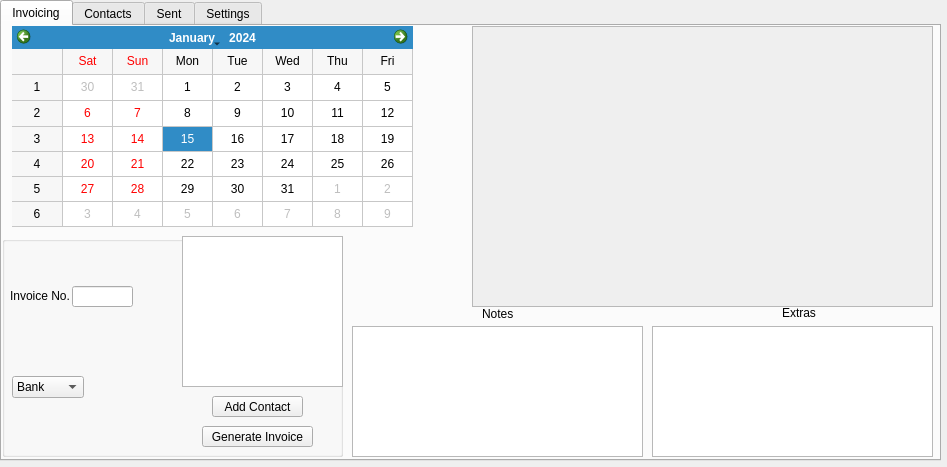
<?xml version="1.0" encoding="UTF-8"?>
<ui version="4.0">
 <class>Form</class>
 <widget class="QWidget" name="Form">
  <property name="geometry">
   <rect>
    <x>0</x>
    <y>0</y>
    <width>947</width>
    <height>467</height>
   </rect>
  </property>
  <property name="windowTitle">
   <string>Invoicing</string>
  </property>
  <widget class="QTabWidget" name="tabWidget">
   <property name="geometry">
    <rect>
     <x>0</x>
     <y>0</y>
     <width>941</width>
     <height>461</height>
    </rect>
   </property>
   <property name="currentIndex">
    <number>0</number>
   </property>
   <widget class="QWidget" name="tab">
    <attribute name="title">
     <string>Invoicing</string>
    </attribute>
    <widget class="MyCalendar" name="calendarWidget">
     <property name="geometry">
      <rect>
       <x>10</x>
       <y>0</y>
       <width>401</width>
       <height>201</height>
      </rect>
     </property>
     <property name="firstDayOfWeek">
      <enum>Qt::Saturday</enum>
     </property>
     <property name="gridVisible">
      <bool>true</bool>
     </property>
    </widget>
    <widget class="QScrollArea" name="invoice_scrollArea">
     <property name="geometry">
      <rect>
       <x>470</x>
       <y>0</y>
       <width>461</width>
       <height>281</height>
      </rect>
     </property>
     <property name="widgetResizable">
      <bool>true</bool>
     </property>
     <widget class="QWidget" name="scrollAreaWidgetContents">
      <property name="geometry">
       <rect>
        <x>0</x>
        <y>0</y>
        <width>459</width>
        <height>279</height>
       </rect>
      </property>
     </widget>
    </widget>
    <widget class="QGroupBox" name="groupBox">
     <property name="geometry">
      <rect>
       <x>0</x>
       <y>210</y>
       <width>341</width>
       <height>221</height>
      </rect>
     </property>
     <property name="title">
      <string/>
     </property>
     <widget class="QLineEdit" name="invoice_number_lineEdit">
      <property name="geometry">
       <rect>
        <x>70</x>
        <y>50</y>
        <width>61</width>
        <height>21</height>
       </rect>
      </property>
     </widget>
     <widget class="QLabel" name="label_2">
      <property name="geometry">
       <rect>
        <x>8</x>
        <y>50</y>
        <width>61</width>
        <height>20</height>
       </rect>
      </property>
      <property name="text">
       <string>Invoice No.</string>
      </property>
     </widget>
     <widget class="QComboBox" name="payment_comboBox">
      <property name="geometry">
       <rect>
        <x>10</x>
        <y>140</y>
        <width>72</width>
        <height>22</height>
       </rect>
      </property>
      <item>
       <property name="text">
        <string>Bank</string>
       </property>
      </item>
      <item>
       <property name="text">
        <string>Cash</string>
       </property>
      </item>
     </widget>
     <widget class="QPushButton" name="add_contact_Button1">
      <property name="geometry">
       <rect>
        <x>210</x>
        <y>160</y>
        <width>91</width>
        <height>21</height>
       </rect>
      </property>
      <property name="text">
       <string>Add Contact</string>
      </property>
     </widget>
     <widget class="QPushButton" name="genInvoice_Button">
      <property name="geometry">
       <rect>
        <x>200</x>
        <y>190</y>
        <width>111</width>
        <height>21</height>
       </rect>
      </property>
      <property name="text">
       <string>Generate Invoice</string>
      </property>
     </widget>
     <widget class="QListView" name="contacts_listView">
      <property name="geometry">
       <rect>
        <x>180</x>
        <y>0</y>
        <width>161</width>
        <height>151</height>
       </rect>
      </property>
     </widget>
    </widget>
    <widget class="QPlainTextEdit" name="plainTextEdit">
     <property name="geometry">
      <rect>
       <x>650</x>
       <y>300</y>
       <width>281</width>
       <height>131</height>
      </rect>
     </property>
    </widget>
    <widget class="QPlainTextEdit" name="plainTextEdit_2">
     <property name="geometry">
      <rect>
       <x>350</x>
       <y>300</y>
       <width>291</width>
       <height>131</height>
      </rect>
     </property>
    </widget>
    <widget class="QLabel" name="label_9">
     <property name="geometry">
      <rect>
       <x>480</x>
       <y>280</y>
       <width>47</width>
       <height>16</height>
      </rect>
     </property>
     <property name="text">
      <string>Notes</string>
     </property>
    </widget>
    <widget class="QLabel" name="label_10">
     <property name="geometry">
      <rect>
       <x>780</x>
       <y>280</y>
       <width>47</width>
       <height>13</height>
      </rect>
     </property>
     <property name="text">
      <string>Extras</string>
     </property>
    </widget>
   </widget>
   <widget class="QWidget" name="tab_2">
    <attribute name="title">
     <string>Contacts</string>
    </attribute>
    <widget class="QTableView" name="tableView">
     <property name="geometry">
      <rect>
       <x>35</x>
       <y>21</y>
       <width>871</width>
       <height>311</height>
      </rect>
     </property>
     <attribute name="verticalHeaderVisible">
      <bool>false</bool>
     </attribute>
    </widget>
    <widget class="QPushButton" name="add_contact_Button">
     <property name="geometry">
      <rect>
       <x>50</x>
       <y>350</y>
       <width>80</width>
       <height>21</height>
      </rect>
     </property>
     <property name="text">
      <string>Add Contact</string>
     </property>
    </widget>
    <widget class="QPushButton" name="delete_contact_Button">
     <property name="geometry">
      <rect>
       <x>150</x>
       <y>350</y>
       <width>80</width>
       <height>21</height>
      </rect>
     </property>
     <property name="text">
      <string>Delete</string>
     </property>
    </widget>
   </widget>
   <widget class="QWidget" name="tab_3">
    <attribute name="title">
     <string>Sent</string>
    </attribute>
   </widget>
   <widget class="QWidget" name="tab_4">
    <attribute name="title">
     <string>Settings</string>
    </attribute>
    <widget class="QPushButton" name="settingAddUser_Button">
     <property name="geometry">
      <rect>
       <x>10</x>
       <y>230</y>
       <width>91</width>
       <height>21</height>
      </rect>
     </property>
     <property name="text">
      <string>Add User</string>
     </property>
    </widget>
    <widget class="QTableView" name="setting_tableView">
     <property name="geometry">
      <rect>
       <x>10</x>
       <y>10</y>
       <width>921</width>
       <height>211</height>
      </rect>
     </property>
    </widget>
    <widget class="QPushButton" name="settingDelete_Button">
     <property name="geometry">
      <rect>
       <x>110</x>
       <y>250</y>
       <width>80</width>
       <height>21</height>
      </rect>
     </property>
     <property name="text">
      <string>Delete</string>
     </property>
    </widget>
    <widget class="QPushButton" name="settingAddSubC_Button">
     <property name="geometry">
      <rect>
       <x>10</x>
       <y>260</y>
       <width>91</width>
       <height>21</height>
      </rect>
     </property>
     <property name="text">
      <string>Add Sub C.</string>
     </property>
    </widget>
   </widget>
  </widget>
 </widget>
 <customwidgets>
  <customwidget>
   <class>MyCalendar</class>
   <extends>QCalendarWidget</extends>
   <header>myCalendar</header>
  </customwidget>
 </customwidgets>
 <resources/>
 <connections/>
</ui>
